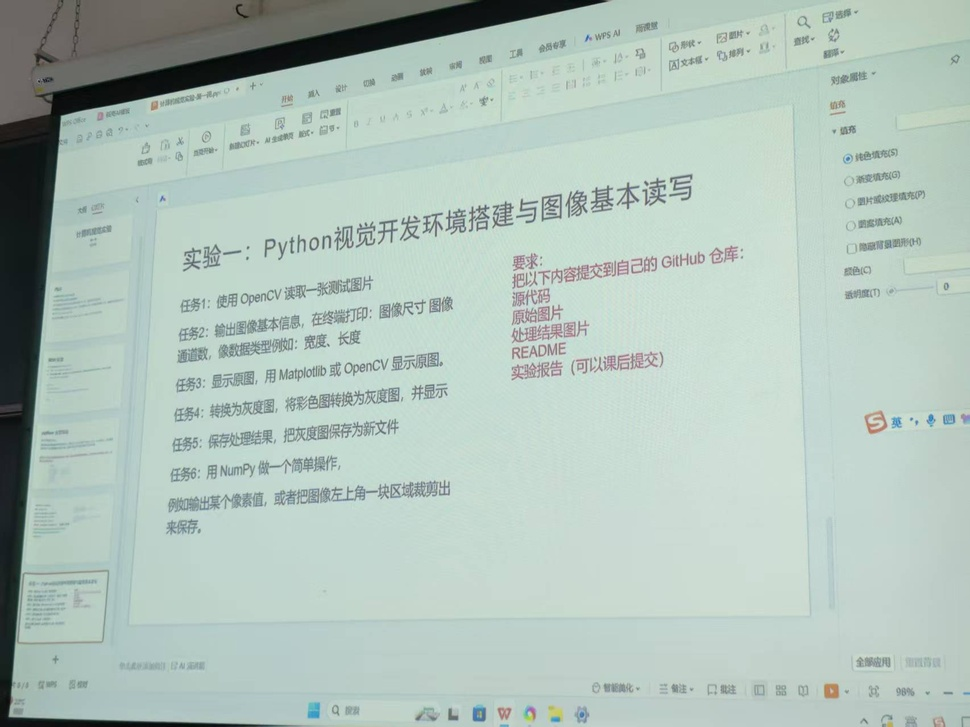
#> input picture lab/2023104666-23automationCaoRui-lab01/lab01/test1.jpg, 970 x 727 px, shrunk from 1706 x 1279 before the run, found by its file name
$ python lab01.py
#> lines starting #> are read from the running program, lines starting #| are printed output that depends on the picture
import cv2
import numpy as np
import matplotlib.pyplot as plt

#调试
print("="*40)
print("✅ 代码开始执行，正在初始化...")
print("="*40)

# -------------------------- 任务1: 使用 OpenCV 读取测试图片 --------------------------
# 替换原来的 img_path 这一行
img_path = "/home/cedric/cv-course/lab01/test1.jpg"
img = cv2.imread(img_path)
#> img is the input picture: shape (727, 970, 3); mean B, G, R 186.7, 194.5, 176.4

# 检查图片是否读取成功
if img is None:
    print(f"错误：无法读取图片 {img_path}")
    print("请检查：")
    print("   1. 图片是否放在 cv-course 文件夹里")
    print("   2. 图片名是否为 test1.jpg（区分大小写）")
    exit()  # 读取失败时明确退出，避免后续报错

# -------------------------- 任务2: 输出图像基本信息--------------------------
height, width, channels = img.shape
#> height = 727; width = 970; channels = 3
print("\n 图像基本信息：")
print(f"   图片路径：{img_path}")
print(f"   尺寸（宽×高）：{width} × {height}")
#|    尺寸（宽×高）：970 × 727
print(f"   通道数：{channels}（彩色图为3，灰度图为1）")
#|    通道数：3（彩色图为3，灰度图为1）
print(f"   像素数据类型：{img.dtype}")
#|    像素数据类型：uint8
print("="*40)

# -------------------------- 任务3: 显示原图 --------------------------
print("\n 正在用Matplotlib显示原图...")
plt.figure(figsize=(8, 6))
plt.imshow(cv2.cvtColor(img, cv2.COLOR_BGR2RGB))
plt.title("Original Image (原图)")
plt.axis("off")  # 隐藏坐标轴
plt.show()  # 在VSCode绘图面板显示，无报错

# -------------------------- 任务4: 转换为灰度图并显示 --------------------------
print("\n 正在转换为灰度图...")
gray_img = cv2.cvtColor(img, cv2.COLOR_BGR2GRAY)

print(" 正在用Matplotlib显示灰度图...")
plt.figure(figsize=(8, 6))
plt.imshow(gray_img, cmap="gray")  # 灰度图需指定cmap="gray"
plt.title("Grayscale Image (灰度图)")
plt.axis("off")
plt.show()

# -------------------------- 任务5: 保存灰度图 --------------------------
gray_save_path = "gray_test1.jpg"
cv2.imwrite(gray_save_path, gray_img)
print(f"\n 灰度图已保存：{gray_save_path}")

# -------------------------- 任务6: NumPy简单操作 --------------------------
print("\n 开始NumPy像素操作...")
# 1：输出指定坐标像素值（x=100, y=50）
x, y = 100, 50
# 防止坐标超出图片范围（增加容错）
if 0 <= y < height and 0 <= x < width:
    pixel_bgr = img[y, x]
#> pixel_bgr = [91, 97, 102]
    print(f"   坐标 ({x}, {y}) 的像素值（BGR）：{pixel_bgr}")
#|    坐标 (100, 50) 的像素值（BGR）：[ 91  97 102]
else:
    print(f"   坐标 ({x}, {y}) 超出图片范围，跳过像素值输出")

# 2：裁剪图片（适配图片尺寸，避免越界）
crop_size = min(200, width, height)  # 取最小值，防止裁剪超出图片
#> crop_size = 200
cropped_img = img[0:crop_size, 0:crop_size]
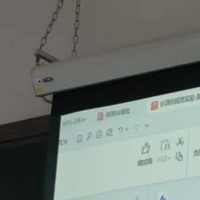
#> cropped_img: shape (200, 200, 3); mean B, G, R 113.2, 118.5, 111.2
crop_save_path = "cropped_test1.jpg"
cv2.imwrite(crop_save_path, cropped_img)
print(f"   裁剪后的图片已保存：{crop_save_path}（尺寸：{crop_size}×{crop_size}）")
#|    裁剪后的图片已保存：cropped_test1.jpg（尺寸：200×200）

# -------------------------- 执行完成 --------------------------
print("\n" + "="*40)
print(" 所有任务执行完成")
print(" 生成的文件：")
print(f"   - {gray_save_path}（灰度图）")
print(f"   - {crop_save_path}（裁剪图）")
print("="*40)
